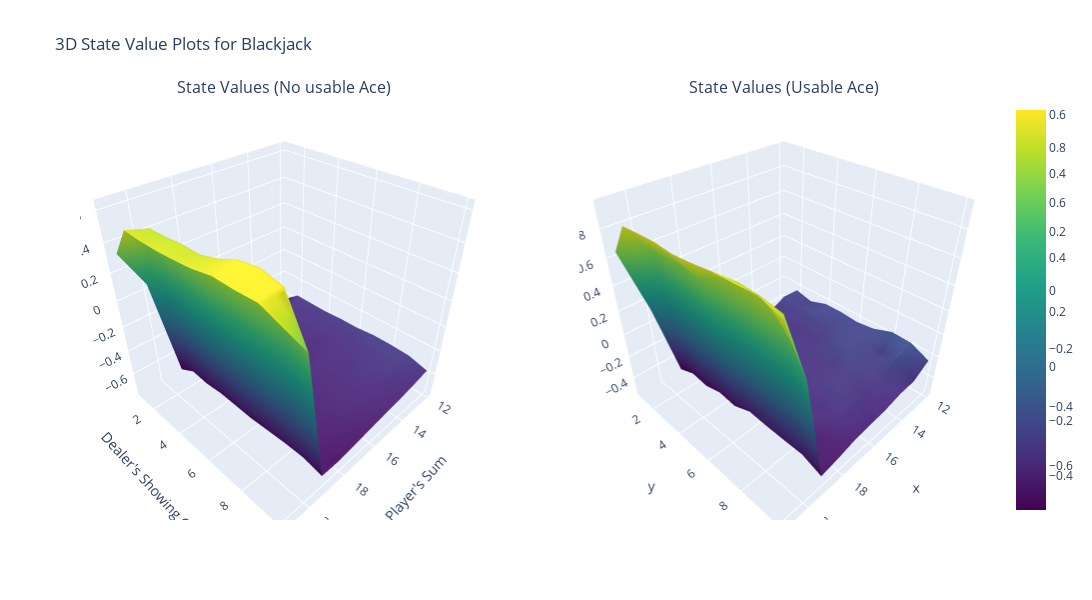

The code cell stored with this chart in its notebook:
### Code cell
import plotly.graph_objects as go
from plotly.subplots import make_subplots  # Import make_subplots

# Convert dealer showing card 'cols' to numeric (represent "A" as 1)
cols_numeric = [1 if c == "A" else c for c in cols]

X, Y = np.meshgrid(rows, cols_numeric)  # rows = player's sum, cols_numeric = dealer's showing card (numeric)

Z1 = state_value[:, :, 0].T  # Take the transpose to match the axes for the first usable ace (0)

Z2 = state_value[:, :, 1].T  # Take the transpose to match the axes for the second usable ace (1)

fig = make_subplots(rows=1, cols=2, specs=[[{'type':'surface'}, {'type':'surface'}]], 
               subplot_titles=('State Values (No usable Ace)', 'State Values (Usable Ace)'))

fig.add_trace(go.Surface(z=Z1, x=X, y=Y, colorscale='Viridis'), row=1, col=1)

fig.add_trace(go.Surface(z=Z2, x=X, y=Y, colorscale='Viridis'), row=1, col=2)

# Update layout
fig.update_layout(
    title='3D State Value Plots for Blackjack',
    scene=dict(
        xaxis_title="Player's Sum",
        yaxis_title="Dealer's Showing Card",
        zaxis_title='State Value',
    ),
    width=1100,  # Increase width
    height=600   # Increase height
)
fig.show()

### Figure 1 — Plotly figure (JSON) as saved in the notebook; plotly's stock layout.template omitted (floating-point values rounded to 4 significant figures)
{"data": [{"colorscale": [[0, "#440154"], [0.1111, "#482878"], [0.2222, "#3e4989"], [0.3333, "#31688e"], [0.4444, "#26828e"], [0.5556, "#1f9e89"], [0.6667, "#35b779"], [0.7778, "#6ece58"], [0.8889, "#b5de2b"], [1, "#fde725"]], "scene": "scene", "type": "surface", "x": [[12, 13, 14, 15, 16, 17, 18, 19, 20, 21], [12, 13, 14, 15, 16, 17, 18, 19, 20, 21], [12, 13, 14, 15, 16, 17, 18, 19, 20, 21], [12, 13, 14, 15, 16, 17, 18, 19, 20, 21], [12, 13, 14, 15, 16, 17, 18, 19, 20, 21], [12, 13, 14, 15, 16, 17, 18, 19, 20, 21], [12, 13, 14, 15, 16, 17, 18, 19, 20, 21], [12, 13, 14, 15, 16, 17, 18, 19, 20, 21], [12, 13, 14, 15, 16, 17, 18, 19, 20, 21], [12, 13, 14, 15, 16, 17, 18, 19, 20, 21]], "y": [[1, 1, 1, 1, 1, 1, 1, 1, 1, 1], [2, 2, 2, 2, 2, 2, 2, 2, 2, 2], [3, 3, 3, 3, 3, 3, 3, 3, 3, 3], [4, 4, 4, 4, 4, 4, 4, 4, 4, 4], [5, 5, 5, 5, 5, 5, 5, 5, 5, 5], [6, 6, 6, 6, 6, 6, 6, 6, 6, 6], [7, 7, 7, 7, 7, 7, 7, 7, 7, 7], [8, 8, 8, 8, 8, 8, 8, 8, 8, 8], [9, 9, 9, 9, 9, 9, 9, 9, 9, 9], [10, 10, 10, 10, 10, 10, 10, 10, 10, 10]], "z": [[-0.6398, -0.6773, -0.6731, -0.6976, -0.7084, -0.7265, -0.7429, -0.752, 0.05249, 0.328], [-0.5312, -0.5611, -0.5888, -0.6254, -0.6278, -0.6579, -0.6731, -0.677, 0.4913, 0.5325], [-0.5351, -0.5754, -0.6052, -0.6157, -0.6501, -0.6592, -0.6763, -0.6898, 0.4955, 0.5245], [-0.5385, -0.5736, -0.6011, -0.6179, -0.6549, -0.6642, -0.6821, -0.6751, 0.5085, 0.5254], [-0.5299, -0.5735, -0.6162, -0.6288, -0.6507, -0.6682, -0.6735, -0.6792, 0.5056, 0.5336], [-0.5306, -0.5807, -0.5903, -0.5988, -0.6265, -0.6469, -0.6654, -0.6849, 0.5411, 0.5469], [-0.5178, -0.5571, -0.5911, -0.6089, -0.6229, -0.6421, -0.6657, -0.6754, 0.5976, 0.5741], [-0.5198, -0.5487, -0.5605, -0.6052, -0.6138, -0.6387, -0.6651, -0.6663, 0.6178, 0.571], [-0.5288, -0.5494, -0.5923, -0.6101, -0.6296, -0.6452, -0.6699, -0.6657, 0.5861, 0.577], [-0.5707, -0.6018, -0.6243, -0.6406, -0.6614, -0.6805, -0.7003, -0.6974, 0.3089, 0.5245]]}, {"colorscale": [[0, "#440154"], [0.1111, "#482878"], [0.2222, "#3e4989"], [0.3333, "#31688e"], [0.4444, "#26828e"], [0.5556, "#1f9e89"], [0.6667, "#35b779"], [0.7778, "#6ece58"], [0.8889, "#b5de2b"], [1, "#fde725"]], "scene": "scene2", "type": "surface", "x": [[12, 13, 14, 15, 16, 17, 18, 19, 20, 21], [12, 13, 14, 15, 16, 17, 18, 19, 20, 21], [12, 13, 14, 15, 16, 17, 18, 19, 20, 21], [12, 13, 14, 15, 16, 17, 18, 19, 20, 21], [12, 13, 14, 15, 16, 17, 18, 19, 20, 21], [12, 13, 14, 15, 16, 17, 18, 19, 20, 21], [12, 13, 14, 15, 16, 17, 18, 19, 20, 21], [12, 13, 14, 15, 16, 17, 18, 19, 20, 21], [12, 13, 14, 15, 16, 17, 18, 19, 20, 21], [12, 13, 14, 15, 16, 17, 18, 19, 20, 21]], "y": [[1, 1, 1, 1, 1, 1, 1, 1, 1, 1], [2, 2, 2, 2, 2, 2, 2, 2, 2, 2], [3, 3, 3, 3, 3, 3, 3, 3, 3, 3], [4, 4, 4, 4, 4, 4, 4, 4, 4, 4], [5, 5, 5, 5, 5, 5, 5, 5, 5, 5], [6, 6, 6, 6, 6, 6, 6, 6, 6, 6], [7, 7, 7, 7, 7, 7, 7, 7, 7, 7], [8, 8, 8, 8, 8, 8, 8, 8, 8, 8], [9, 9, 9, 9, 9, 9, 9, 9, 9, 9], [10, 10, 10, 10, 10, 10, 10, 10, 10, 10]], "z": [[-0.4501, -0.4562, -0.4845, -0.4911, -0.4729, -0.5225, -0.525, -0.5245, 0.1259, 0.6438], [-0.2346, -0.2272, -0.3107, -0.3336, -0.3564, -0.3887, -0.4222, -0.4647, 0.6377, 0.8755], [-0.2705, -0.2605, -0.3259, -0.3899, -0.3925, -0.3819, -0.4556, -0.4822, 0.6611, 0.8869], [-0.2196, -0.2409, -0.3254, -0.285, -0.3269, -0.4085, -0.4232, -0.4393, 0.6699, 0.8956], [-0.2177, -0.2637, -0.3175, -0.3282, -0.3544, -0.4132, -0.4163, -0.4558, 0.6475, 0.8858], [-0.2318, -0.237, -0.2651, -0.3127, -0.3216, -0.397, -0.423, -0.3923, 0.7284, 0.9004], [-0.2124, -0.2256, -0.222, -0.2996, -0.3157, -0.3443, -0.3817, -0.403, 0.7878, 0.9215], [-0.1556, -0.268, -0.2685, -0.2788, -0.2944, -0.3568, -0.3726, -0.4072, 0.7806, 0.927], [-0.1624, -0.1945, -0.2892, -0.336, -0.3113, -0.3518, -0.4258, -0.4073, 0.7543, 0.94], [-0.236, -0.3293, -0.3376, -0.3724, -0.3876, -0.403, -0.4408, -0.4692, 0.4334, 0.888]]}], "layout": {"annotations": [{"font": {"size": 16}, "showarrow": false, "text": "State Values (No usable Ace)", "x": 0.225, "xanchor": "center", "xref": "paper", "y": 1, "yanchor": "bottom", "yref": "paper"}, {"font": {"size": 16}, "showarrow": false, "text": "State Values (Usable Ace)", "x": 0.775, "xanchor": "center", "xref": "paper", "y": 1, "yanchor": "bottom", "yref": "paper"}], "height": 600, "scene": {"domain": {"x": [0, 0.45], "y": [0, 1]}, "xaxis": {"title": {"text": "Player's Sum"}}, "yaxis": {"title": {"text": "Dealer's Showing Card"}}, "zaxis": {"title": {"text": "State Value"}}}, "scene2": {"domain": {"x": [0.55, 1], "y": [0, 1]}}, "title": {"text": "3D State Value Plots for Blackjack"}, "width": 1100}}
